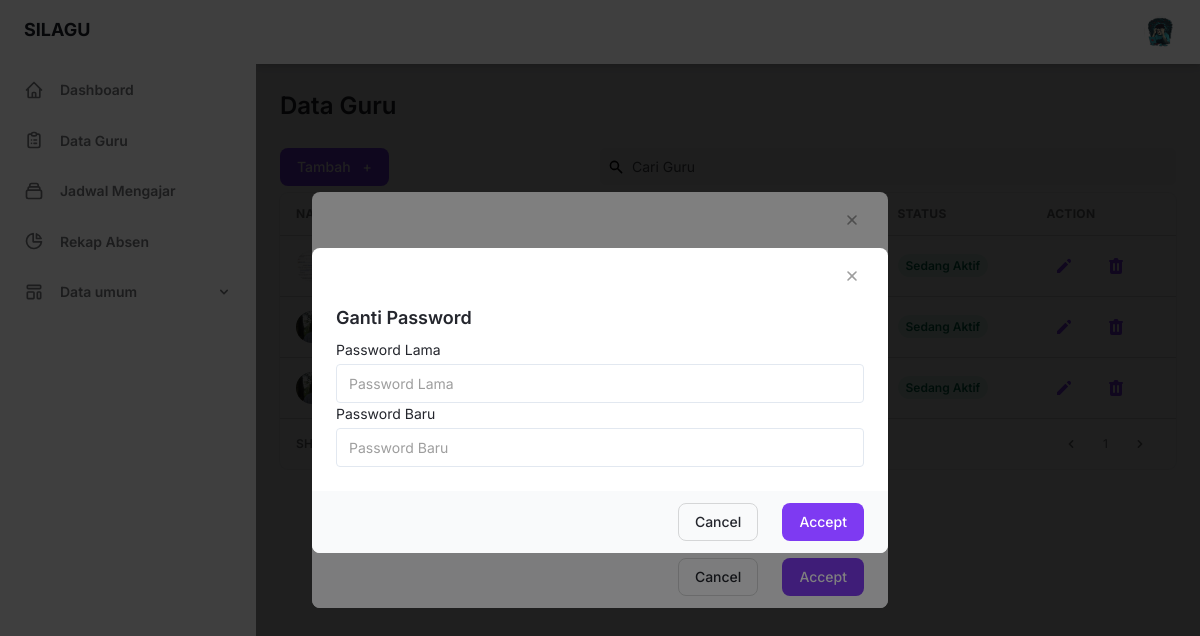
Screenshot of /admin/dashboard.php?page=guru (signed in) with the database file from the repository.
### tables this page shows
CREATE TABLE `tb_guru` (
  `id_guru` int(11) NOT NULL,
  `nip` varchar(15) NOT NULL,
  `nama_guru` varchar(100) NOT NULL,
  `email` varchar(60) NOT NULL,
  `password` varchar(100) NOT NULL,
  `foto` varchar(225) NOT NULL,
  `status` varchar(5) NOT NULL,
  `nik` int(30) NOT NULL
);

### admin/modul/guru/data.php (the view, shortened to what the rows shown need)
<div class="container px-6 mx-auto grid">
    <h2 class="my-6 text-2xl font-semibold text-gray-700 dark:text-gray-200">
        Data Guru
    </h2>
        <div class="w-full overflow-hidden rounded-lg shadow-xs">
            <div class="w-full overflow-x-auto">
                <table class="table w-full whitespace-no-wrap">
                    <thead>
                        <tr class="text-xs font-semibold tracking-wide text-left text-gray-500 uppercase border-b dark:border-gray-700 bg-gray-50 dark:text-gray-400 dark:bg-gray-800">
                            <th class="px-4 py-3">Nama Guru</th>
                            <th class="px-4 py-3">NIP</th>
                            <th class="px-4 py-3">NIK</th>
                            <th class="px-4 py-3">Email</th>
                            <th class="px-4 py-3">Status</th>
                            <th class="px-4 py-3">Action</th>
                        </tr>
                    </thead>
                    <tbody class="bg-white divide-y dark:divide-gray-700 dark:bg-gray-800">
                        <?php
                        $batas = 10;
                        $halaman = isset($_GET['halaman']) ? (int)$_GET['halaman'] : 1;
                        $halaman_awal = ($halaman > 1) ? ($halaman * $batas) - $batas : 0;
                        $guru = mysqli_query($con, "SELECT * FROM tb_guru limit $halaman_awal, $batas");
                        foreach ($guru as $g) { ?>
                            <tr class="text-gray-700 dark:text-gray-400">
                                <td class="px-4 py-3">
                                    <div class="flex items-center text-sm">
                                        <div class="relative hidden w-8 h-8 mr-3 rounded-full md:block">
                                            <div class="absolute inset-0 rounded-full shadow-inner" aria-hidden="true"></div>
                                        </div>
                                        <div>
                                            <p class="font-semibold"><?= $g['nama_guru']; ?></p>
                                        </div>
                                    </div>
                                </td>
                                <td class="px-4 py-3 text-sm">
                                </td>
                                <td class="px-4 py-3 text-sm">
                                </td>
                                <td class="px-4 py-3 text-sm">
                                </td>
                                <td class="px-4 py-3 text-xs">
                                    <?php if ($g['status'] == 'Y') {
                                        echo "<span class='px-2 py-1 font-semibold leading-tight text-green-700 bg-green-100 rounded-full dark:bg-green-700 dark:text-green-100'>Sedang Aktif</span>";
                                    } else {
                                        echo "<span class='px-2 py-1 font-semibold leading-tight text-red-700 bg-red-100 rounded-full dark:bg-red-700 dark:text-red-100'>Tidak Aktif</span>";
                                    } ?>
                                </td>
                                <td class="px-4 py-3">
                                    <div class="flex items-center space-x-4 text-sm">
                                        <a href="?page=guru&act=edit&id=<?=$g['id_guru'] ?>">
                                        <button class="flex items-center justify-between px-2 py-2 text-sm font-medium leading-5 text-purple-600 rounded-lg dark:text-gray-400 focus:outline-none focus:shadow-outline-gray" aria-label="Edit">
                                            <svg class="w-5 h-5" aria-hidden="true" fill="currentColor" viewBox="0 0 20 20">
                                                <path d="M13.586 3.586a2 2 0 112.828 2.828l-.793.793-2.828-2.828.793-.793zM11.379 5.793L3 14.172V17h2.828l8.38-8.379-2.83-2.828z"></path>
                                            </svg>
                                        </button>
                                        </a>
                                        <a onclick="return confirm('Yakin Hapus Data ??')" href="?page=guru&act=del&id=<?=$g['id_guru'] ?>">
                                        <button class="flex items-center justify-between px-2 py-2 text-sm font-medium leading-5 text-purple-600 rounded-lg dark:text-gray-400 focus:outline-none focus:shadow-outline-gray" aria-label="Delete">
                                        </button>
                                        </a>
                                    </div>
                                </td>
                            </tr>
                        <?php } ?>
                    </tbody>
                </table>
            </div>
        </div>
</div>
</div>

### admin/dashboard.php (shortened to what the rows shown need)
<?php
include '../config/koneksi.php';
?> <script>
<?php
$id_login = @$_SESSION['admin'];
$sql = mysqli_query($con, "SELECT * FROM tb_admin
 WHERE id_admin = '$id_login'") or die(mysqli_error($con));
$data = mysqli_fetch_array($sql);
?>
<!DOCTYPE html>
<html :class="{ 'theme-dark': dark }" x-data="data()" lang="en">
<head>
  <link rel="stylesheet" href="../assets/css/tailwind.output.css" />
  <link rel="stylesheet" href="https://cdnjs.cloudflare.com/ajax/libs/Chart.js/2.9.3/Chart.min.css" />
  <link rel="stylesheet" href="../assets/css/tailwind.css" />
</head>
<body>
  <div class="flex h-screen bg-gray-50 dark:bg-gray-900" :class="{ 'overflow-hidden': isSideMenuOpen }">
    <div class="flex flex-col flex-1 w-full">
      <header class="z-10 py-4 bg-white shadow-md dark:bg-gray-800">
        <div class="container flex items-center justify-between h-full px-6 mx-auto text-purple-600 dark:text-purple-300">
          <ul class="flex items-center flex-shrink-0 space-x-6">
            <li class="relative">
              <button class="align-middle rounded-full focus:shadow-outline-purple focus:outline-none" @click="toggleProfileMenu" @keydown.escape="closeProfileMenu" aria-label="Account" aria-haspopup="true">
                <img class="object-cover w-8 h-8 rounded-full" src="../assets/img/user/<?= $data['foto'] ?>" alt="..." aria-hidden="true" />
              </button>
            </li>
          </ul>
        </div>
      </header>
      <main class="h-full pb-16 overflow-y-auto">
        <div class="content">
          <?php
          $page = @$_GET['page'];
          $act = @$_GET['act'];
          if ($page == 'master') {
            if ($act == 'kelas') {
              include 'modul/master/kelas/data_kelas.php';
            } elseif ($act == 'delkelas') {
              include 'modul/master/kelas/del.php';
            } elseif ($act == 'editkelas'){
              include 'modul/master/kelas/edit.php';
            } elseif ($act == 'addkelas'){
              include 'modul/master/kelas/add.php';
            } elseif ($act == 'proseskelas'){
              include 'modul/master/kelas/proses.php';
            } elseif ($act == 'semester') {
              include 'modul/master/semester/data.php';
            } elseif ($act == 'delsemester') {
              include 'modul/master/semester/del.php';
            } elseif ($act == 'set_semester') {
              include 'modul/master/semester/set.php';
            } elseif ($act == 'addsemester') {
              include 'modul/master/semester/add.php';
            } elseif ($act == 'editsemester') {
              include 'modul/master/semester/edit.php';
            } elseif ($act == 'prosessemester') {
              include 'modul/master/semester/proses.php';
            }
            elseif ($act == 'ta') {
              include 'modul/master/ta/data.php';
            } elseif ($act == 'delta') {
              include 'modul/master/ta/del.php';
            } elseif ($act == 'addta') {
              include 'modul/master/ta/add.php';
            } elseif ($act == 'editta') {
              include 'modul/master/ta/edit.php';
            } elseif ($act == 'prosesta') {
              include 'modul/master/ta/proses.php';
            } elseif ($act == 'set_ta') {
              include 'modul/master/ta/set.php';
            } elseif ($act == 'mapel') {
              include 'modul/master/mapel/data.php';
            } elseif ($act == 'delmapel') {
              include 'modul/master/mapel/del.php';
            } elseif ($act == 'addmapel') {
              include 'modul/master/mapel/add.php';
            } elseif ($act == 'editmapel') {
              include 'modul/master/mapel/edit.php';
            } elseif ($act == 'prosesmapel') {
              include 'modul/master/mapel/proses.php';
            }
          } elseif ($page == 'walas') {
            if ($act == '') {
              include 'modul/wakel/data.php';
            }
          } elseif ($page == 'guru') {
            if ($act == '') {
              include 'modul/guru/data.php';
            } elseif ($act == 'add') {
              include 'modul/guru/add.php';
            } elseif ($act == 'edit') {
              include 'modul/guru/edit.php';
            } elseif ($act == 'del') {
              include 'modul/guru/del.php';
            } elseif ($act == 'proses') {
              include 'modul/guru/proses.php';
            }
          } elseif ($page == 'rekap') {
            if ($act == '') {
              include 'modul/rekap/rekap_absen.php';
            } elseif ($act == 'cetak') {
              include 'modul/rekap/laporan-excel.php';
            }
          } elseif ($page == '') {
            include 'modul/home.php';
          } else {
            echo "<b>Tidak ada Halaman</b>";
          }
          ?>
        </div>
    </div>
</body>
</html>

### rows the page displays
tb_guru: status "Sedang Aktif"
tb_guru: status "Sedang Aktif"
tb_guru: status "Sedang Aktif"
